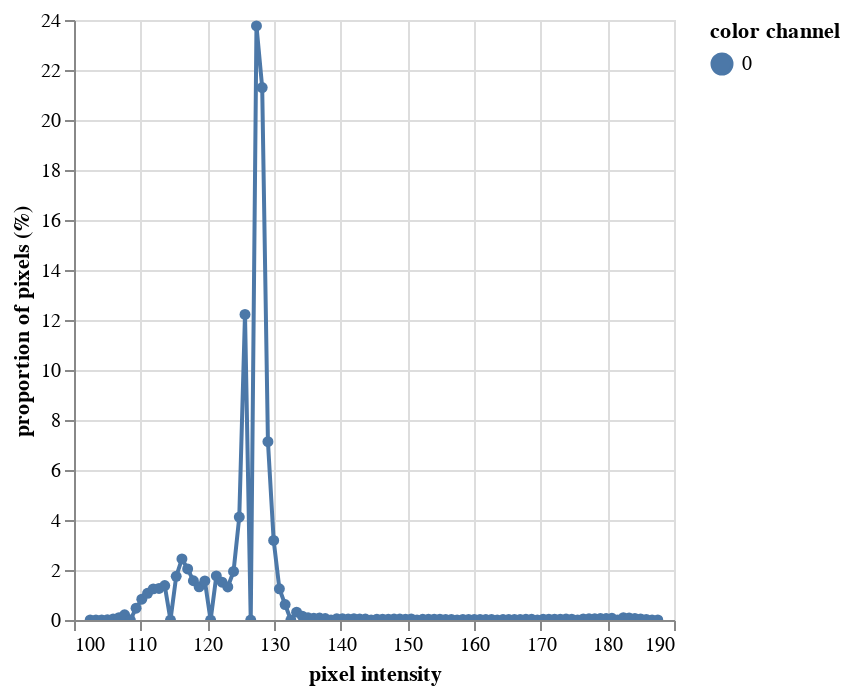
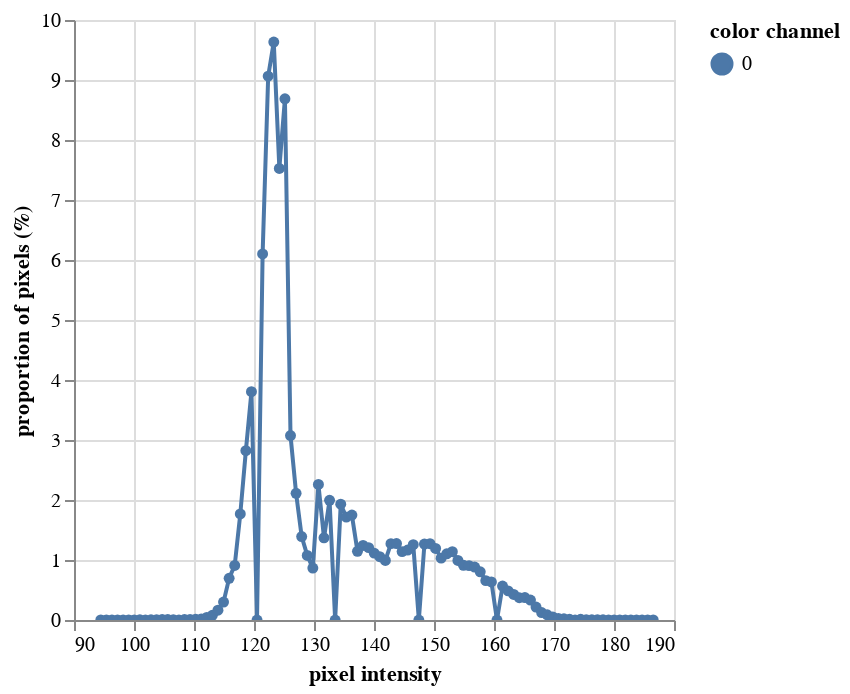
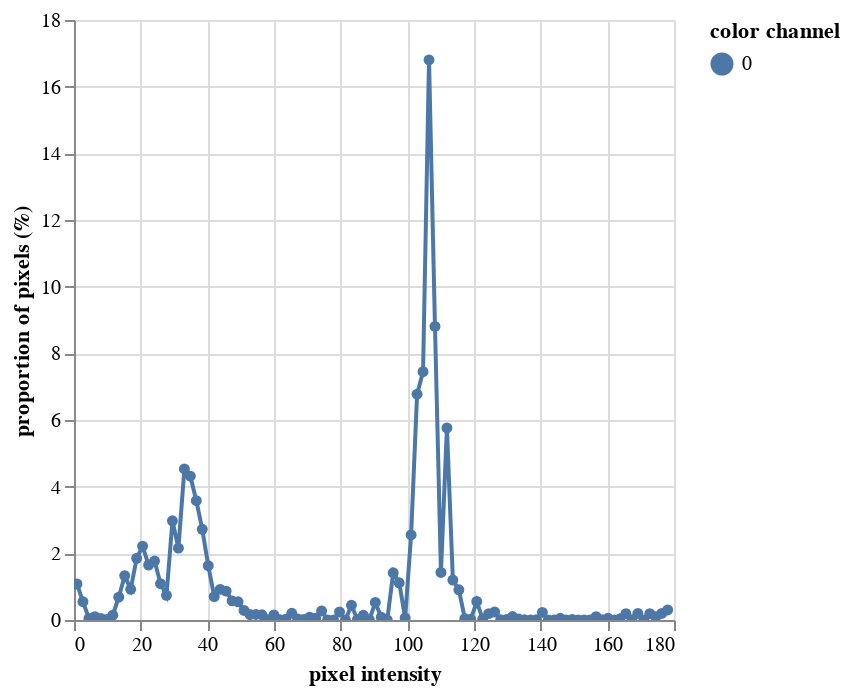
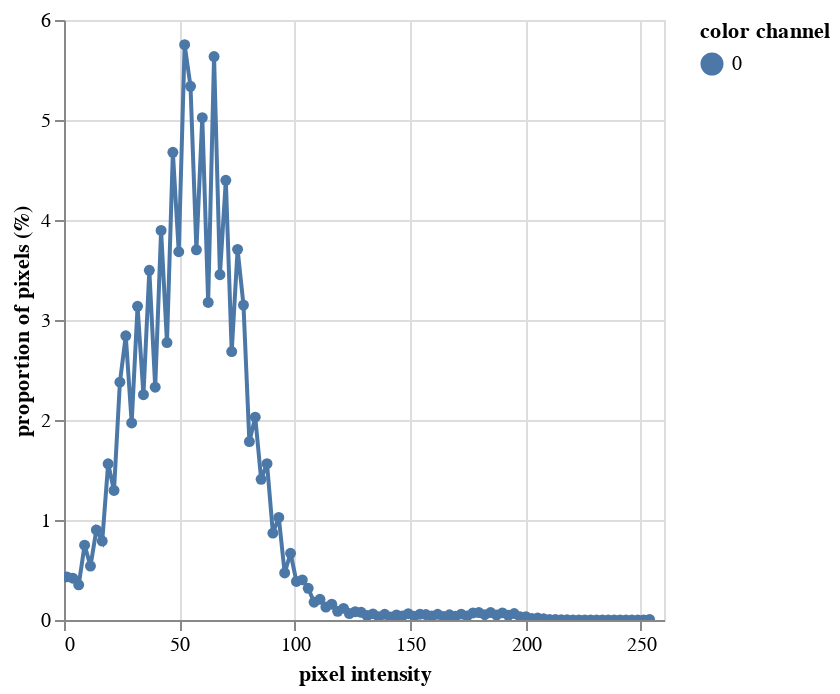

The notebook cell these images were saved under, in order:
### Code cell
his_figureA, hist_dataA = pcv.visualize.histogram(a, hist_data=True)
his_figureB, hist_dataB = pcv.visualize.histogram(b, hist_data=True)
his_figureH, hist_dataH = pcv.visualize.histogram(h, hist_data=True)
his_figureS, hist_dataS = pcv.visualize.histogram(s, hist_data=True)
his_figureV, hist_dataV = pcv.visualize.histogram(v, hist_data=True)
